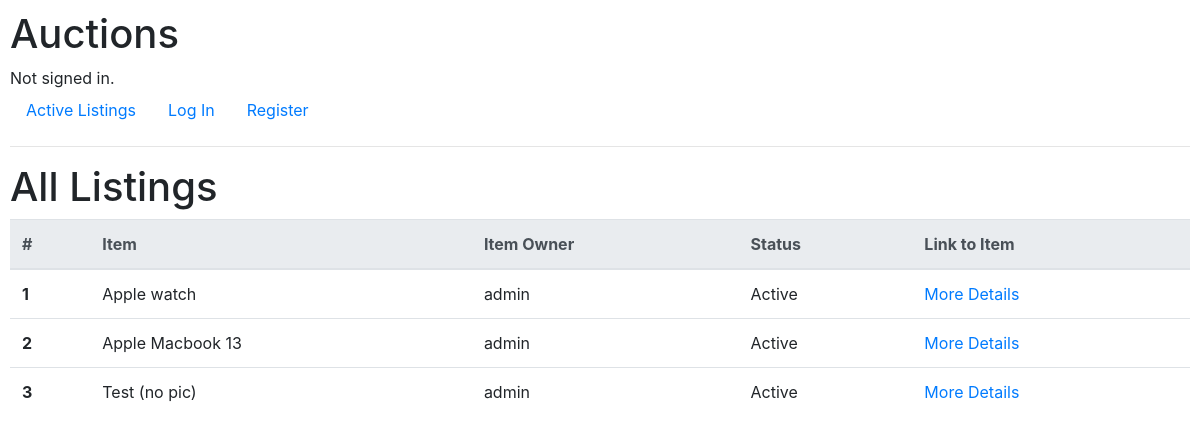
Before: /view_all_listings with the older database file.
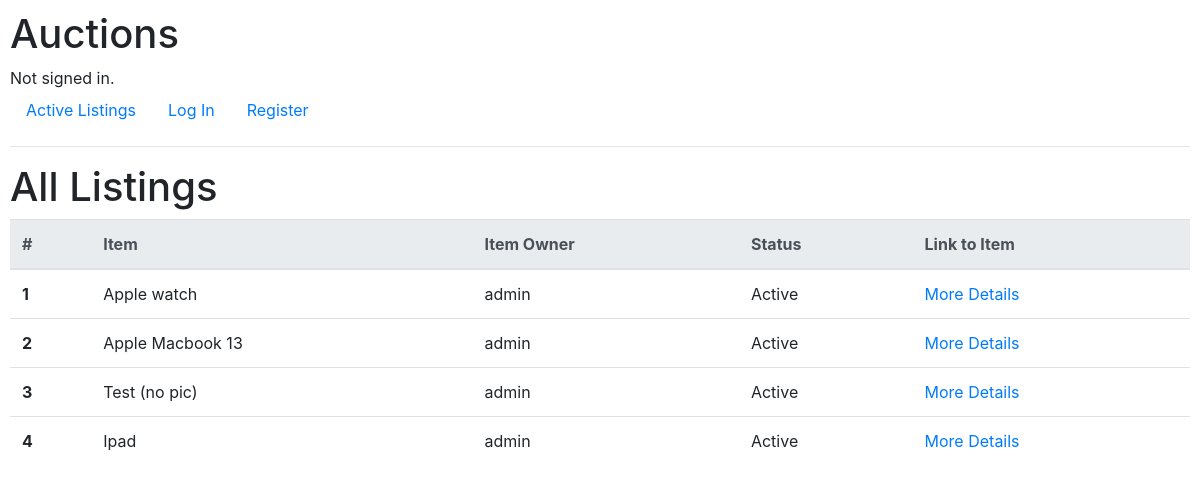
After: the same page with the newer database file.
### auctions/models.py (models this page shows, shortened)
class Auction(models.Model):
    item_name = models.CharField(max_length=64)
    item_category = models.ForeignKey(Category, on_delete=models.PROTECT, db_column="category")
    item_owner = models.ForeignKey(User, on_delete=models.CASCADE)
    item_image_url = models.URLField(max_length=256)
    item_starting_bid = models.DecimalField(max_digits=9, decimal_places=2)
    item_description = models.CharField(max_length=255)
    item_is_active = models.BooleanField(default=True)
    users_watching = models.ManyToManyField(User, blank=True, related_name='watching') # Call by (User obj).watching.all()

class User(AbstractUser):
    def __str__(self):
        return f"{self.username}"

### auctions/views.py (the view)
# urls.py: path("view_all_listings", views.view_all_listings, name="view_all_listings"),
def view_all_listings(request):
    if request.method =='GET':
        items = Auction.objects.all()
        return render(request, "auctions/all_listings.html", {
            "listings": items
        })

### auctions/templates/auctions/all_listings.html
{% extends "auctions/layout.html" %}
{% block body %}
    <h1>All Listings</h1>
      <table class="table">
        <thead class="thead-light">
          <tr>
            <th scope="col">#</th>
            <th scope="col">Item</th>
            <th scope="col">Item Owner</th>
            <th scope="col">Status</th>
            <th scope="col">Link to Item </th>
          </tr>
        </thead>
        <tbody>
            {% for listing in listings %}
            <tr>
                <th scope="row">{{ forloop.counter }}</th>
                <td>{{ listing.item_name }}</td>
                <td>{{ listing.item_owner }}</td>
                {% if listing.item_is_active %}
                    <td>Active</td>
                {% else %}
                    <td>Closed</td>
                {% endif %}
                <td><a href="{% url 'show_listing' listing.id %}">More Details</a></td>
              </tr>
            {% empty %}
            There are no listing records available.
            {% endfor %}
{% endblock %}

### auctions/templates/auctions/layout.html (shortened to what this page needs)
{% load static %}
<!DOCTYPE html>
<html lang="en">
    <head>
        <link rel="stylesheet" href="https://stackpath.bootstrapcdn.com/bootstrap/4.4.1/css/bootstrap.min.css">
        <link href="{% static 'auctions/styles.css' %}" rel="stylesheet">
    </head>
    <body>
        <h1>Auctions</h1>
        <div>
            {% if user.is_authenticated %}
                Signed in as <strong>{{ user.username }}</strong>.
            {% else %}
                Not signed in.
            {% endif %}
        </div>
        <ul class="nav">
            <li class="nav-item">
                <a class="nav-link" href="{% url 'index' %}">Active Listings</a>
            </li>
            {% if user.is_authenticated %}
				<li class="nav-item">
					<a class="nav-link" href="">Categories</a>
				</li>
				<li class="nav-item">
					<a class="nav-link" href="{% url 'view_watchlist' %}">Watchlist</a>
				</li>
				<li class="nav-item">
					<a class="nav-link" href="{% url 'create_listing' %}">Create Listing</a>
				</li>
                <li class="nav-item">
					<a class="nav-link" href="{% url 'view_all_listings' %}">All Listings</a>
				</li>
                <li class="nav-item">
                    <a class="nav-link" href="{% url 'logout' %}">Log Out</a>
                </li>
            {% else %}
                <li class="nav-item">
                    <a class="nav-link" href="{% url 'login' %}">Log In</a>
                </li>
                <li class="nav-item">
                    <a class="nav-link" href="{% url 'register' %}">Register</a>
                </li>
            {% endif %}
        </ul>
        <hr>
        {% block body %}
        {% endblock %}
    </body>
</html>

### auctions/static/auctions/styles.css (style rules this page uses)
body { padding: 10px; }

Changed rows visible on the page:
added Auction: item_name "Ipad", item_owner "admin", item_is_active "Active"
